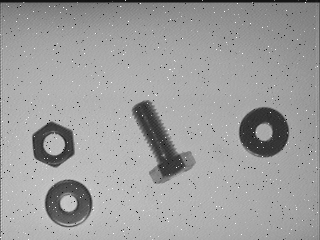
#> input picture data/test_noise.pgm, 320 x 240 px
$ python main.py
#> lines starting #> are read from the running program, lines starting #| are printed output that depends on the picture
import cv2 as cv
import numpy as np


def remove_light(img, pattern):
    img = np.float32(img)
    pattern = np.float32(pattern)

    img = img - img.min()
    img = img / img.max() * 255

    aux = 1 - (np.divide(img, pattern))

    cv.imshow("foo", aux)
    cv.waitKey(0)
    cv.destroyWindow("foo")
    return aux


def calculate_pattern(img):
    height, width = img.shape[:2]
    bl = cv.blur(img, (height, width))
    return bl


def run():
    img = cv.imread("../data/test_noise.pgm")
#> img is the input picture: shape (240, 320, 3); min 0, max 255, mean 157
    img = cv.medianBlur(img, 3)
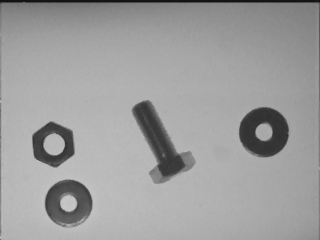
#> img: shape (240, 320, 3); min 16, max 199, mean 157.5
    pattern = cv.imread("../data/light.pgm")
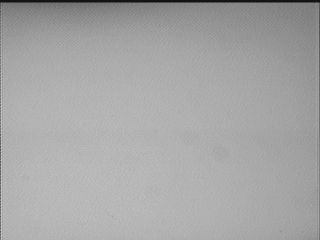
#> input picture data/light.pgm, 320 x 240 px
#> pattern is the input picture: shape (240, 320, 3); min 16, max 214, mean 165.8
    aux = remove_light(img, pattern)
#> in remove_light, `img = img / img.max() * 255`:
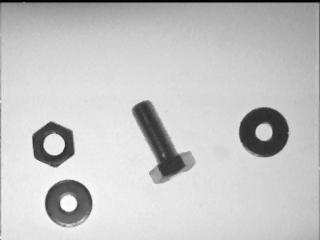
#> img: shape (240, 320, 3) float32; min 0, max 255, mean 197.2
#> in remove_light, `aux = 1 - (np.divide(img, pattern))`:
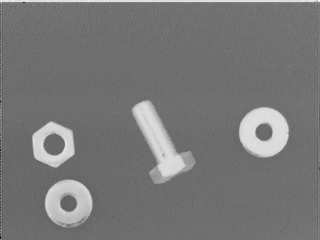
#> aux: shape (240, 320, 3) float32; min -1.23, max 1, mean -0.185; drawn with min black and max white
    bl = calculate_pattern(aux)
#> in calculate_pattern, `bl = cv.blur(img, (height, width))`:
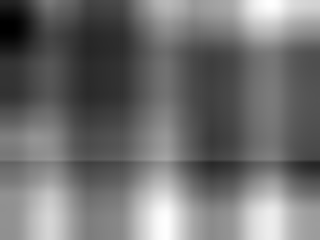
#> bl: shape (240, 320, 3) float32; min -0.222, max -0.142, mean -0.187; drawn with min black and max white
    cv.imshow("blur", bl)
    cv.waitKey(0)
    cv.destroyWindow("blur")


if __name__ == '__main__':
    run()
